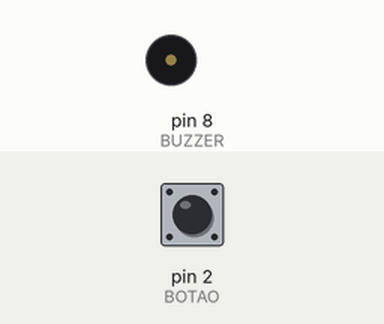
This sketch was run on a simulated Arduino Uno, built with avr-gcc and run on an emulated ATmega328P. Parts: buzzer (waves = sounding). The inputs (shaded band) are chosen by the test bench; at power-on: pin 2 (BOTAO) HIGH.

Above: at 1.2 s.
1.3 s: pin 2 (BOTAO) pulled LOW for 0.15 s
At 1.37 s:
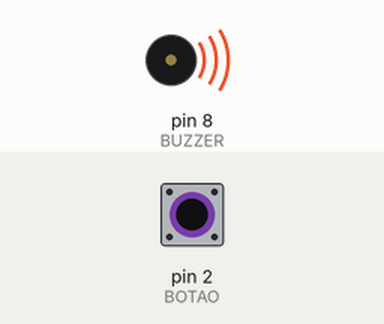
2.9 s: pin 2 (BOTAO) pulled LOW for 3.2 s
At 6.7 s:
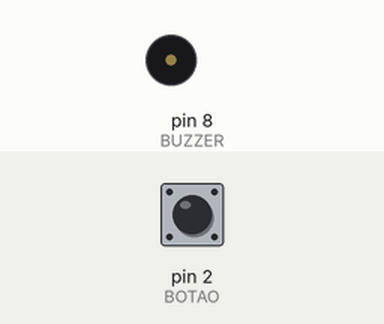
Timing chart, 0 to 8.2 s (numbered marks = the images above; inputs shaded):
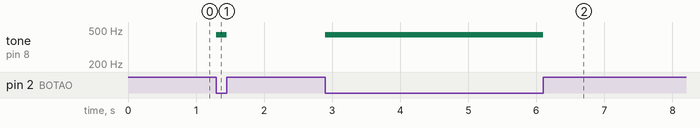

The sketch:

campainha.ino
```cpp
// Aula 2: Campainha. Enquanto o botão está apertado, o buzzer toca.
// Botão no pino 2 e no GND (sem resistor, usa o INPUT_PULLUP); buzzer no pino 8.

const int BOTAO = 2;
const int BUZZER = 8;

void setup() {
  pinMode(BOTAO, INPUT_PULLUP);
  pinMode(BUZZER, OUTPUT);
}

void loop() {
  if (digitalRead(BOTAO) == LOW) {
    tone(BUZZER, 440);
  } else {
    noTone(BUZZER);
  }
}
```

Measured:
- after the input at 1.3 s, tone on pin 8 (BUZZER): silent → 440 Hz at once, → silent 0.15 s later
- after the input at 2.9 s, tone on pin 8 (BUZZER): silent → 440 Hz at once, → silent 3.2 s later
